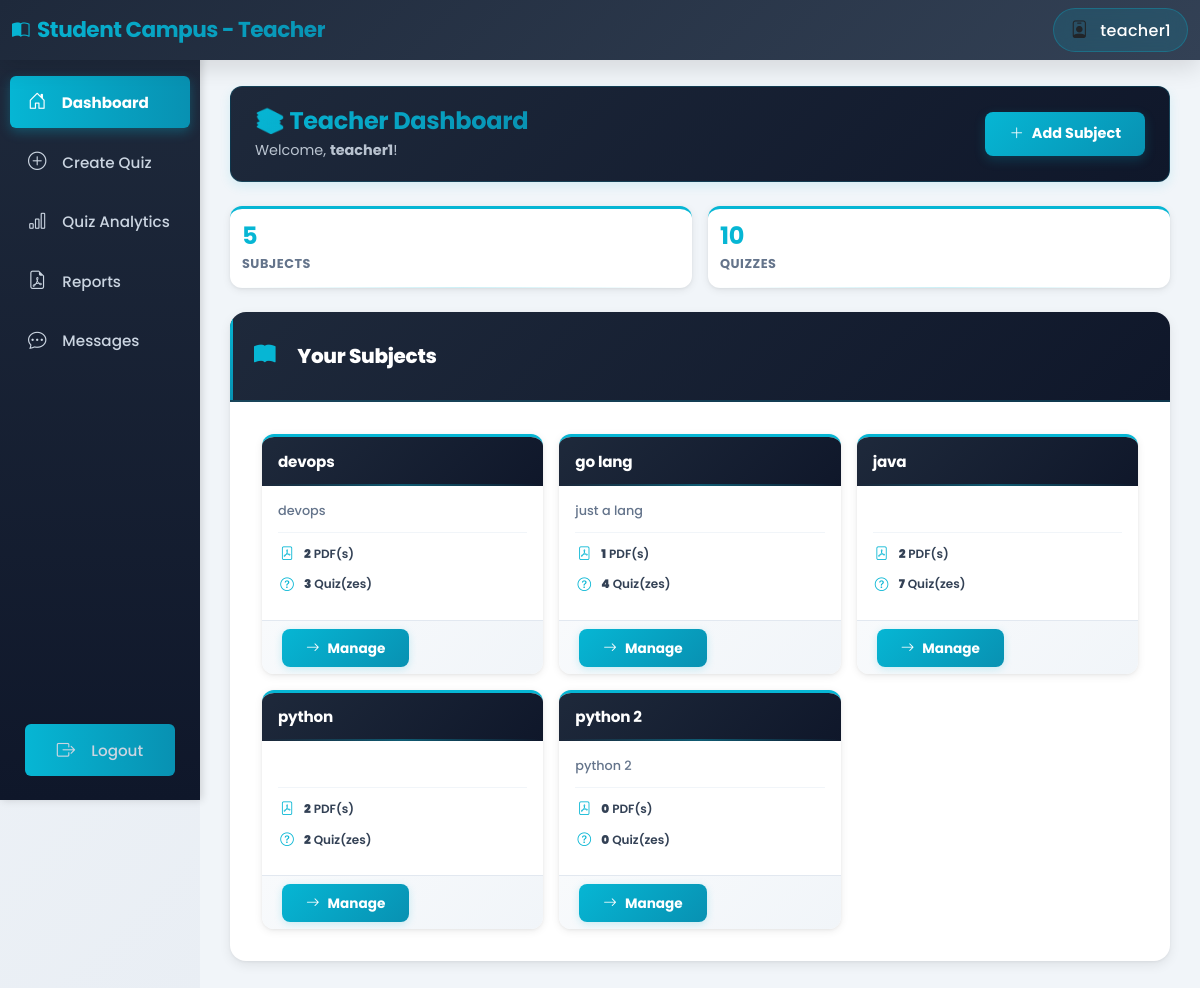
/teacher/dashboard/ (signed in), run on the app's committed database.
### authentication/models.py (models this page shows, shortened)
class User(AbstractUser):
    ROLE_CHOICES = (
        ('student', 'Student'),
        ('teacher', 'Teacher'),
    )
    role = models.CharField(max_length=10, choices=ROLE_CHOICES, default='student')
    def is_teacher(self):
        return self.role == 'teacher'

### teachers/models.py (models this page shows, shortened)
class Subject(models.Model):
    name = models.CharField(max_length=200)
    description = models.TextField(blank=True)
    teacher = models.ForeignKey(User, on_delete=models.CASCADE, related_name='subjects')
    created_at = models.DateTimeField(auto_now_add=True)
    class Meta:
        ordering = ['name']

### teachers/views.py (the view)
# urls.py: path('dashboard/', views.teacher_dashboard, name='teacher_dashboard'),
@login_required
def teacher_dashboard(request):
    if not request.user.is_teacher():
        return HttpResponseForbidden("You don't have permission to access this page.")
    subjects = Subject.objects.filter(teacher=request.user)
    quizzes = Quiz.objects.filter(created_by=request.user).order_by('-created_at')[:10]
    return render(request, 'teachers/dashboard.html', {'subjects': subjects, 'quizzes': quizzes})

### templates/teachers/dashboard.html (shortened to what this page needs)
{% extends 'teachers/base_teacher.html' %}
{% block teacher_content %}
<div class="dashboard-header">
    <div class="dashboard-header-content">
        <h1>📚 Teacher Dashboard</h1>
        <p>Welcome, <strong>{{ user.first_name|default:user.username }}</strong>!</p>
    </div>
    <a href="{% url 'create_subject' %}" class="btn-add-subject">
        <i class="bi bi-plus-lg me-2"></i>Add Subject
    </a>
</div>
<div class="stats-row">
    <div class="stat-card">
        <div class="stat-number">{{ subjects|length }}</div>
        <div class="stat-label">Subjects</div>
    </div>
    <div class="stat-card">
        <div class="stat-number">{{ quizzes|length }}</div>
        <div class="stat-label">Quizzes</div>
    </div>
</div>
<div class="section-container">
    <div class="section-header">
        <i class="bi bi-book-fill"></i>
        <h3>Your Subjects</h3>
    </div>
    <div class="section-body">
        {% if subjects %}
            <div class="row g-3">
                {% for subject in subjects %}
                    <div class="col-lg-4 col-md-6">
                        <div class="subject-card">
                            <div class="subject-card-header">
                                <h5 class="subject-card-title">{{ subject.name }}</h5>
                            </div>
                            <div class="subject-card-body">
                                <p class="subject-description">{{ subject.description|truncatewords:20 }}</p>
                                <div class="subject-meta">
                                    <div class="subject-meta-item">
                                        <i class="bi bi-file-pdf"></i>
                                        <span><strong>{{ subject.notes.count }}</strong> PDF(s)</span>
                                    </div>
                                    <div class="subject-meta-item">
                                        <i class="bi bi-question-circle"></i>
                                        <span><strong>{{ subject.quizzes.count }}</strong> Quiz(zes)</span>
                                    </div>
                                </div>
                            </div>
                            <div class="subject-footer">
                                <a href="{% url 'teacher_subject_detail' subject.id %}" class="btn-view-subject">
                                    <i class="bi bi-arrow-right me-2"></i>Manage
                                </a>
                            </div>
                        </div>
                    </div>
                {% endfor %}
            </div>
        {% else %}
            <div class="empty-state">
                <i class="bi bi-inbox"></i>
                <p>No subjects created yet. Click "Add Subject" to get started!</p>
            </div>
        {% endif %}
    </div>
</div>
{% endblock %}

### templates/teachers/base_teacher.html (shortened to what this page needs)
<!DOCTYPE html>
<html lang="en">
<head>
    <link href="https://cdn.jsdelivr.net/npm/bootstrap@5.3.0/dist/css/bootstrap.min.css" rel="stylesheet">
    <link href="https://cdn.jsdelivr.net/npm/bootstrap-icons@1.10.0/font/bootstrap-icons.css" rel="stylesheet">
</head>
<body>
    <div class="position-fixed top-0 end-0 p-3" style="z-index: 11000;">
    </div>
    <nav class="navbar navbar-expand-lg navbar-light bg-light">
        <div class="container-fluid">
            <a class="navbar-brand fw-bold" href="{% url 'teacher_dashboard' %}">
                <i class="bi bi-book-half me-2"></i>Student Campus - Teacher
            </a>
            <div class="ms-auto d-flex align-items-center gap-3">
                <div class="user-info">
                    <i class="bi bi-person-badge me-2"></i>
                    <span>{{ user.username }}</span>
                </div>
            </div>
        </div>
    </nav>
    <div class="container-fluid">
        <div class="row">
            <div class="col-md-2 p-0">
                <div class="sidebar">
                    <nav class="nav flex-column">
                        <a class="nav-link {% if request.resolver_match.url_name == 'teacher_dashboard' %}active{% endif %}" href="{% url 'teacher_dashboard' %}">
                            <i class="bi bi-house-door"></i> Dashboard
                        </a>
                        <a class="nav-link {% if request.resolver_match.url_name == 'create_quiz' or request.resolver_match.url_name == 'generate_quiz' %}active{% endif %}" href="{% url 'create_quiz' %}">
                            <i class="bi bi-plus-circle"></i> Create Quiz
                        </a>
                        <a class="nav-link {% if request.resolver_match.url_name == 'quiz_analytics' %}active{% endif %}" href="{% url 'quiz_analytics' %}">
                            <i class="bi bi-bar-chart"></i> Quiz Analytics
                        </a>
                        <a class="nav-link {% if request.resolver_match.url_name == 'quiz_reports' %}active{% endif %}" href="{% url 'quiz_reports' %}">
                            <i class="bi bi-file-earmark-pdf"></i> Reports
                        </a>
                        <a class="nav-link {% if request.resolver_match.url_name == 'teacher_chat' or request.resolver_match.url_name == 'teacher_chat_with' %}active{% endif %}" href="{% url 'teacher_chat' %}">
                            <i class="bi bi-chat-dots"></i> Messages
                        </a>
                        <a class="nav-link logout-btn" href="{% url 'logout' %}">
                            <i class="bi bi-box-arrow-right"></i> Logout
                        </a>
                    </nav>
                </div>
            </div>
            <div class="col-md-10 p-0">
                <div class="main-content">
                    {% block teacher_content %}
                    {% endblock %}
                </div>
            </div>
        </div>
    </div>
</body>
</html>

### templates/teachers/base_teacher.html (style rules this page uses)
:root { --primary-slate: #64748B; --primary-indigo: #4F46E5; --primary-cyan: #06B6D4; --dark-navy: #1E293B; --light-bg: #F1F5F9; }
* { font-family: 'Poppins', sans-serif; }
button, a, .btn, .nav-link, [class*="btn"] { text-decoration: none !important; }
body { background: linear-gradient(135deg, #F1F5F9 0%, #E2E8F0 100%); min-height: 100vh; padding-top: 56px; font-weight: 400; }
.navbar { position: fixed; top: 0; left: 0; right: 0; z-index: 1000; background: linear-gradient(135deg, #1E293B 0%, #334155 100%) !important; box-shadow: 0 8px 24px rgba(0, 0, 0, 0.12); border: none; backdrop-filter: blur(10px); }
.navbar-brand { color: white !important; font-weight: 800; font-size: 1.35rem; letter-spacing: -0.5px; background: linear-gradient(135deg, #06B6D4 0%, #0891B2 100%); -webkit-background-clip: text; -webkit-text-fill-color: transparent; background-clip: text; }
.navbar span { color: white; font-weight: 500; letter-spacing: 0.3px; }
.user-info { background: rgba(6, 182, 212, 0.15); padding: 8px 16px; border-radius: 25px; backdrop-filter: blur(10px); border: 1px solid rgba(6, 182, 212, 0.3); }
.navbar .bi { font-size: 1.1rem; }
.sidebar { height: calc(100vh - 56px); background: linear-gradient(180deg, #1E293B 0%, #0F172A 100%); box-shadow: 2px 0 8px rgba(0, 0, 0, 0.15); position: sticky; top: 56px; display: flex; flex-direction: column; }
.sidebar .nav { display: flex; flex-direction: column; flex: 1; padding-top: 1rem; }
.sidebar .nav-link { color: #cbd5e1; padding: 12px 18px; border-radius: 6px; margin: 4px 10px; transition: all 0.3s ease; font-size: 0.95rem; font-weight: 500; }
.sidebar .nav-link.active { background: linear-gradient(90deg, #06B6D4 0%, #0891B2 100%); color: white; font-weight: 700; box-shadow: 0 4px 12px rgba(6, 182, 212, 0.3); }
.sidebar .nav-link i { margin-right: 12px; font-size: 1.15rem; width: 20px; text-align: center; }
.logout-btn { position: absolute; bottom: 20px; left: 15px; right: 15px; background: linear-gradient(90deg, #06B6D4 0%, #0891B2 100%); color: white; border: 0; font-weight: 600; transition: all 0.3s; text-align: center; padding: 10px; border-radius: 6px; text-decoration: none; display: block; }
.main-content { background-color: #F1F5F9; min-height: 100vh; padding: 30px; }

### data on the page
User: username "teacher1", first_name "teacher1"
Subject: name "devops", description "devops", notes.count "2", quizzes.count "3"
Subject: name "go lang", description "just a lang", notes.count "1", quizzes.count "4"
Subject: name "java", notes.count "2", quizzes.count "7"
Subject: name "python", notes.count "2", quizzes.count "2"
Subject: name "python 2", description "python 2", notes.count "0", quizzes.count "0"

### other printed values
{{ subjects|length }} "5"
{{ quizzes|length }} "10"
